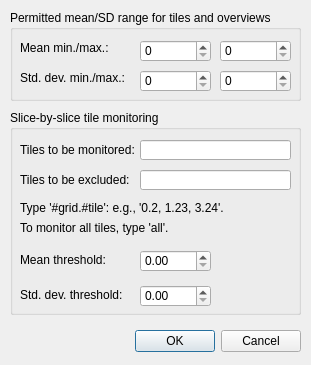
<?xml version="1.0" encoding="UTF-8"?>
<ui version="4.0">
 <class>monitorImages</class>
 <widget class="QDialog" name="monitorImages">
  <property name="windowModality">
   <enum>Qt::ApplicationModal</enum>
  </property>
  <property name="geometry">
   <rect>
    <x>0</x>
    <y>0</y>
    <width>311</width>
    <height>365</height>
   </rect>
  </property>
  <property name="windowTitle">
   <string>Image Monitoring Settings</string>
  </property>
  <property name="modal">
   <bool>false</bool>
  </property>
  <widget class="QDialogButtonBox" name="buttonBox">
   <property name="geometry">
    <rect>
     <x>80</x>
     <y>325</y>
     <width>221</width>
     <height>32</height>
    </rect>
   </property>
   <property name="orientation">
    <enum>Qt::Horizontal</enum>
   </property>
   <property name="standardButtons">
    <set>QDialogButtonBox::Cancel|QDialogButtonBox::Ok</set>
   </property>
  </widget>
  <widget class="QGroupBox" name="groupBox">
   <property name="geometry">
    <rect>
     <x>10</x>
     <y>10</y>
     <width>291</width>
     <height>91</height>
    </rect>
   </property>
   <property name="title">
    <string>Permitted mean/SD range for tiles and overviews</string>
   </property>
   <widget class="QLabel" name="label_4">
    <property name="geometry">
     <rect>
      <x>10</x>
      <y>30</y>
      <width>131</width>
      <height>16</height>
     </rect>
    </property>
    <property name="text">
     <string>Mean min./max.: </string>
    </property>
   </widget>
   <widget class="QLabel" name="label_7">
    <property name="geometry">
     <rect>
      <x>10</x>
      <y>60</y>
      <width>131</width>
      <height>16</height>
     </rect>
    </property>
    <property name="text">
     <string>Std. dev. min./max.:</string>
    </property>
   </widget>
   <widget class="QSpinBox" name="spinBox_meanMin">
    <property name="geometry">
     <rect>
      <x>130</x>
      <y>30</y>
      <width>71</width>
      <height>22</height>
     </rect>
    </property>
    <property name="maximum">
     <number>255</number>
    </property>
   </widget>
   <widget class="QSpinBox" name="spinBox_meanMax">
    <property name="geometry">
     <rect>
      <x>210</x>
      <y>30</y>
      <width>71</width>
      <height>22</height>
     </rect>
    </property>
    <property name="maximum">
     <number>255</number>
    </property>
   </widget>
   <widget class="QSpinBox" name="spinBox_stddevMin">
    <property name="geometry">
     <rect>
      <x>130</x>
      <y>60</y>
      <width>71</width>
      <height>22</height>
     </rect>
    </property>
    <property name="maximum">
     <number>128</number>
    </property>
   </widget>
   <widget class="QSpinBox" name="spinBox_stddevMax">
    <property name="geometry">
     <rect>
      <x>210</x>
      <y>60</y>
      <width>71</width>
      <height>22</height>
     </rect>
    </property>
    <property name="maximum">
     <number>128</number>
    </property>
   </widget>
  </widget>
  <widget class="QGroupBox" name="groupBox_2">
   <property name="geometry">
    <rect>
     <x>10</x>
     <y>110</y>
     <width>291</width>
     <height>205</height>
    </rect>
   </property>
   <property name="title">
    <string>Slice-by-slice tile monitoring</string>
   </property>
   <widget class="QLabel" name="label">
    <property name="geometry">
     <rect>
      <x>10</x>
      <y>30</y>
      <width>121</width>
      <height>20</height>
     </rect>
    </property>
    <property name="text">
     <string>Tiles to be monitored:</string>
    </property>
   </widget>
   <widget class="QLineEdit" name="lineEdit_monitorTiles">
    <property name="enabled">
     <bool>true</bool>
    </property>
    <property name="geometry">
     <rect>
      <x>130</x>
      <y>30</y>
      <width>151</width>
      <height>20</height>
     </rect>
    </property>
   </widget>
    <widget class="QLabel" name="label_lineEdit_monitorTiles_excl">
    <property name="geometry">
     <rect>
      <x>10</x>
      <y>60</y>
      <width>121</width>
      <height>20</height>
     </rect>
    </property>
    <property name="text">
     <string>Tiles to be excluded:</string>
    </property>
   </widget>
   <widget class="QLineEdit" name="lineEdit_monitorTiles_excl">
    <property name="enabled">
     <bool>true</bool>
    </property>
    <property name="geometry">
     <rect>
      <x>130</x>
      <y>60</y>
      <width>151</width>
      <height>20</height>
     </rect>
    </property>
   </widget>
   <widget class="QLabel" name="label_2">
    <property name="geometry">
     <rect>
      <x>10</x>
      <y>140</y>
      <width>111</width>
      <height>20</height>
     </rect>
    </property>
    <property name="text">
     <string>Mean threshold:</string>
    </property>
   </widget>
   <widget class="QLabel" name="label_3">
    <property name="geometry">
     <rect>
      <x>10</x>
      <y>175</y>
      <width>111</width>
      <height>20</height>
     </rect>
    </property>
    <property name="text">
     <string>Std. dev. threshold:</string>
    </property>
   </widget>
   <widget class="QLabel" name="label_8">
    <property name="geometry">
     <rect>
      <x>10</x>
      <y>110</y>
      <width>271</width>
      <height>16</height>
     </rect>
    </property>
    <property name="text">
     <string>To monitor all tiles, type 'all'.</string>
    </property>
   </widget>
   <widget class="QLabel" name="label_10">
    <property name="geometry">
     <rect>
      <x>10</x>
      <y>90</y>
      <width>271</width>
      <height>16</height>
     </rect>
    </property>
    <property name="text">
     <string>Type '#grid.#tile': e.g., '0.2, 1.23, 3.24'.</string>
    </property>
   </widget>
   <widget class="QDoubleSpinBox" name="doubleSpinBox_meanThreshold">
    <property name="geometry">
     <rect>
      <x>130</x>
      <y>140</y>
      <width>71</width>
      <height>22</height>
     </rect>
    </property>
   </widget>
   <widget class="QDoubleSpinBox" name="doubleSpinBox_stdDevThreshold">
    <property name="geometry">
     <rect>
      <x>130</x>
      <y>175</y>
      <width>71</width>
      <height>22</height>
     </rect>
    </property>
   </widget>
  </widget>
 </widget>
 <resources/>
 <connections>
  <connection>
   <sender>buttonBox</sender>
   <signal>accepted()</signal>
   <receiver>monitorImages</receiver>
   <slot>accept()</slot>
   <hints>
    <hint type="sourcelabel">
     <x>248</x>
     <y>254</y>
    </hint>
    <hint type="destinationlabel">
     <x>157</x>
     <y>274</y>
    </hint>
   </hints>
  </connection>
  <connection>
   <sender>buttonBox</sender>
   <signal>rejected()</signal>
   <receiver>monitorImages</receiver>
   <slot>reject()</slot>
   <hints>
    <hint type="sourcelabel">
     <x>316</x>
     <y>260</y>
    </hint>
    <hint type="destinationlabel">
     <x>286</x>
     <y>274</y>
    </hint>
   </hints>
  </connection>
 </connections>
</ui>
